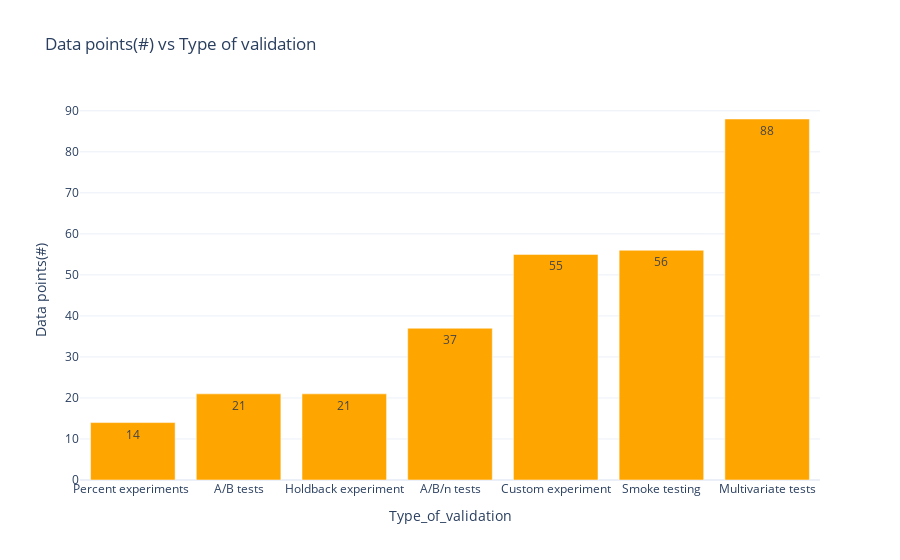

The code cell stored with this chart in its notebook:
### Markdown cell above
# Data points(#)

### Code cell
df9=df.drop(['%of_total_experiments','ROI','Success_Rate_(%)','Tools-Off_the_shelf(%)','Data_analysis_(1-5)','User_interviews(1-5)','Surveys(1-5)','Field_research_(1-5)','Competitor_analysis(1-5)','Tools (#)','Integrations(#)','Adjustments(#)','Restarts(#)','Creativity(1-5)','Complexity(1-5)','Level_of_testing(#)'],axis=1)
sort = df9.sort_values('Data points(#)')
fig = px.bar(sort, x="Type_of_validation", y='Data points(#)',text='Data points(#)',
              title=" Data points(#) vs Type of validation ")
fig.update_traces(marker_color='orange', showlegend=False)

fig.show()

### Figure 1 — Plotly figure (JSON) as saved in the notebook; plotly's stock layout.template omitted (floating-point values rounded to 4 significant figures)
{"data": [{"alignmentgroup": "True", "hoverlabel": {"namelength": 0}, "hovertemplate": "Type_of_validation=%{x}<br>Data points(#)=%{text}", "legendgroup": "", "marker": {"color": "orange"}, "name": "", "offsetgroup": "", "orientation": "v", "showlegend": false, "text": [14, 21, 21, 37, 55, 56, 88], "textposition": "auto", "type": "bar", "x": ["Percent experiments ", "A/B tests", "Holdback experiment", "A/B/n tests", "Custom experiment", "Smoke testing", "Multivariate tests"], "xaxis": "x", "y": [14, 21, 21, 37, 55, 56, 88], "yaxis": "y"}], "layout": {"barmode": "relative", "legend": {"tracegroupgap": 0}, "title": {"text": " Data points(#) vs Type of validation "}, "xaxis": {"anchor": "y", "domain": [0, 1], "title": {"text": "Type_of_validation"}}, "yaxis": {"anchor": "x", "domain": [0, 1], "title": {"text": "Data points(#)"}}}}
